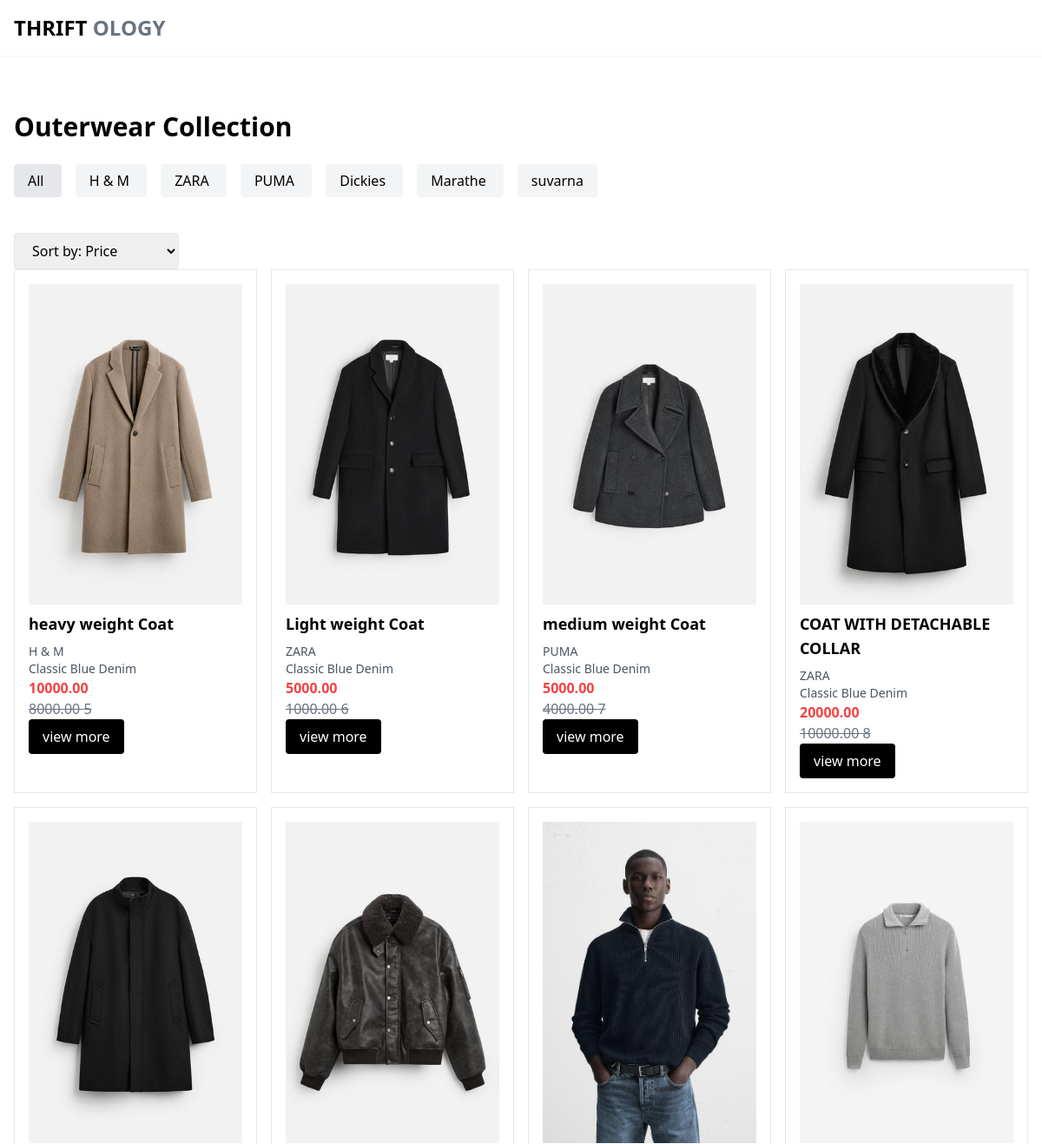
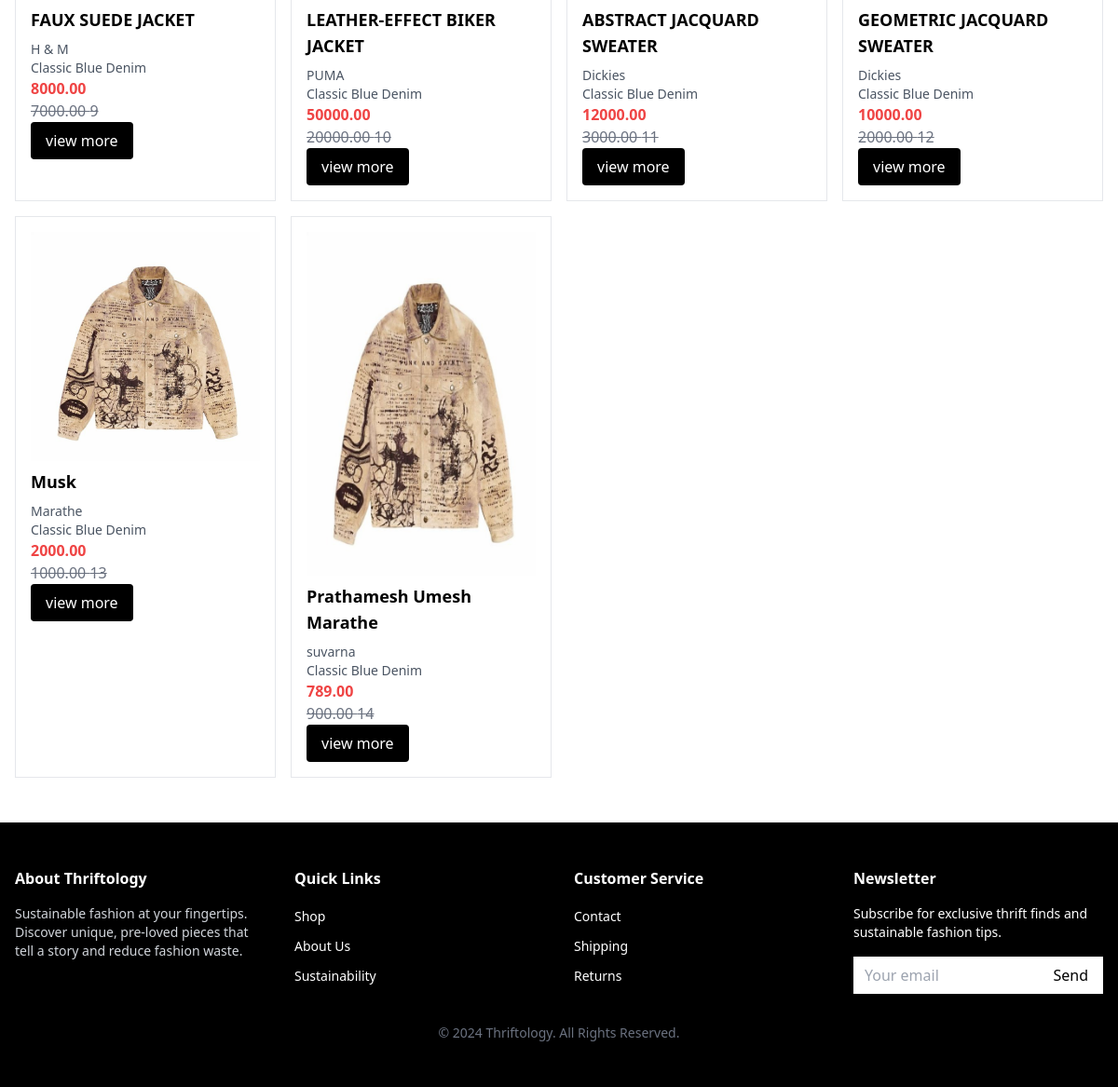
The page /product/Outer-wear-page/ on the database its author committed (2 pictures, top to bottom).
### product/models.py (models this page shows, shortened)
class Product(models.Model):
    brand = models.CharField(max_length=55)
    name = models.CharField(max_length=255)
    description = models.TextField()
    selling_price = models.DecimalField(max_digits=10, decimal_places=2)
    discounted_price = models.DecimalField(max_digits=10, decimal_places=2)
    category = models.CharField(choices=CATEGORY_CHOICE,max_length=2)
    image = models.ImageField(upload_to='products/')
    video = models.FileField(upload_to='products/videos/', blank=True, null=True) # New field for videos

### product/views.py (the view)
# urls.py: path('Outer-wear-page/',OuterWear,name="Outer-wear"),
def OuterWear(request):
    products = Product.objects.filter(category="OW")
    brands = Product.objects.filter(category="OW").values_list('brand', flat=True).distinct()
    brand = request.GET.get('brand')
    if brand and brand != 'All':
        products = products.filter(brand=brand)
    sort_by = request.GET.get('sort_by')
    if sort_by == 'low_to_high':
        products = products.order_by('selling_price')
    elif sort_by == 'high_to_low':
        products = products.order_by('-selling_price')
    context = {
        'products': products,
        'brands': brands,
        'selected_brand': brand,  # To highlight the selected brand in the template
        'selected_sort': sort_by,  # To maintain the selected sort order in the dropdown
    }
    return render(request, "Outerwear.html", context)

### templates/Outerwear.html (shortened to what this page needs)
<!DOCTYPE html>
<html lang="en">
<head>
    <link href="https://cdn.jsdelivr.net/npm/tailwindcss@2.2.19/dist/tailwind.min.css" rel="stylesheet">
    <link rel="stylesheet" href="index.css">
</head>
<body class="bg-white text-black font-sans">
    <div id="app">
        <header class="fixed top-0 left-0 w-full bg-white z-50 shadow-sm">
            <div class="max-w-7xl mx-auto px-4 py-4 flex justify-between items-center">
                <div class="text-2xl font-bold">
                    <span class="text-black">THRIFT</span>
                    <span class="text-gray-500">OLOGY</span>
                </div>
            </div>
        </header>
        <main class="pt-32 max-w-7xl mx-auto px-4">
            <h1 class="text-3xl font-bold mb-8">Outerwear Collection</h1>
                <div class="space-x-4">
                    <a href="?brand=All&sort_by={{ selected_sort }}"
                       class="{% if selected_brand == 'All' or not selected_brand %}bg-gray-200{% else %}bg-gray-100{% endif %} px-4 py-2 rounded">
                        All
                    </a>
                    {% for brand in brands %}
                    <a href="?brand={{ brand }}&sort_by={{ selected_sort }}"
                       class="{% if selected_brand == brand %}bg-gray-200{% else %}bg-gray-100{% endif %} px-4 py-2 rounded">
                        {{ brand }}
                    </a>
                    {% endfor %}
                </div>
                <br>
                <br>
                <div>
                    <select id="sort_by" class="border px-4 py-2 rounded" onchange="applySorting()">
                        <option value="" {% if not selected_sort %}selected{% endif %}>Sort by: Price</option>
                    </select>
                </div>
        <section id="product-grid" class="grid grid-cols-2 md:grid-cols-4 gap-4">
            {% for product in products %}
            <div class="border p-4">
                <div class="video-container">
                    <a href="{% url 'Outer-Wear-Product-Detail' product.id %}">
                        <img src="{{ product.image.url }}" alt="{{ product.description }}">
                    </a>
                </div>
                <h2 class="text-lg font-bold my-2">{{ product.name }}</h2>
                <p class="text-sm text-gray-600">{{ product.brand }}</p>
                <p class="text-sm text-gray-600">Classic Blue Denim</p>
                <p class="text-red-500 font-bold">{{ product.selling_price }}</p>
                <p class="text-gray-500 line-through">{{ product.discounted_price }} {{product.id}}</p>
                <a href="{% url 'Outer-Wear-Product-Detail' product.id %}">
                <button class="bg-black text-white px-4 py-2 rounded hover:bg-gray-800">view more</button>
                </a>
            </div>
            {% endfor %}
        </section>
        </main>
        <footer class="bg-black text-white py-12 mt-12">
            <div class="max-w-7xl mx-auto px-4 grid md:grid-cols-4 gap-8">
                <div>
                    <h4 class="font-bold mb-4">About Thriftology</h4>
                    <p class="text-sm text-gray-300">
                        Sustainable fashion at your fingertips. Discover unique, pre-loved
                        pieces that tell a story and reduce fashion waste.
                    </p>
                </div>
                <div>
                    <h4 class="font-bold mb-4">Quick Links</h4>
                    <ul class="space-y-2">
                        <li><a href="#" class="text-sm hover:text-gray-300">Shop</a></li>
                        <li><a href="#" class="text-sm hover:text-gray-300">About Us</a></li>
                        <li><a href="#" class="text-sm hover:text-gray-300">Sustainability</a></li>
                    </ul>
                </div>
                <div>
                    <h4 class="font-bold mb-4">Customer Service</h4>
                    <ul class="space-y-2">
                        <li><a href="#" class="text-sm hover:text-gray-300">Contact</a></li>
                        <li><a href="#" class="text-sm hover:text-gray-300">Shipping</a></li>
                        <li><a href="#" class="text-sm hover:text-gray-300">Returns</a></li>
                    </ul>
                </div>
                <div>
                    <h4 class="font-bold mb-4">Newsletter</h4>
                    <p class="text-sm mb-4">
                        Subscribe for exclusive thrift finds and sustainable fashion tips.
                    </p>
                    <div class="flex">
                        <input
                            type="email"
                            placeholder="Your email"
                            class="w-full px-3 py-2 text-black"
                        />
                        <button class="bg-white text-black px-4 hover:bg-gray-200">
                            Send
                        </button>
                    </div>
                </div>
            </div>
            <div class="text-center mt-8 text-sm text-gray-500">
                © 2024 Thriftology. All Rights Reserved.
            </div>
        </footer>
    </div>
</body>
</html>

### static/css/index.css (style rules this page uses)
.video-container { position: relative; }
.video-container img { width: 100%; height: auto; }

### rows shown on the page
Product: image (picture), name "heavy weight Coat", brand "H & M", selling_price "10000.00", discounted_price "8000.00", id "5"
Product: image (picture), name "Light weight Coat", brand "ZARA", selling_price "5000.00", discounted_price "1000.00", id "6"
Product: image (picture), name "medium weight Coat", brand "PUMA", selling_price "5000.00", discounted_price "4000.00", id "7"
Product: image (picture), name "COAT WITH DETACHABLE COLLAR", brand "ZARA", selling_price "20000.00", discounted_price "10000.00", id "8"
Product: image (picture), name "FAUX SUEDE JACKET", brand "H & M", selling_price "8000.00", discounted_price "7000.00", id "9"
Product: image (picture), name "LEATHER-EFFECT BIKER JACKET", brand "PUMA", selling_price "50000.00", discounted_price "20000.00", id "10"
Product: image (picture), name "ABSTRACT JACQUARD SWEATER", brand "Dickies", selling_price "12000.00", discounted_price "3000.00", id "11"
Product: image (picture), name "GEOMETRIC JACQUARD SWEATER", brand "Dickies", selling_price "10000.00", discounted_price "2000.00", id "12"
Product: image (picture), name "Musk", brand "Marathe", selling_price "2000.00", discounted_price "1000.00", id "13"
Product: image (picture), name "Prathamesh Umesh Marathe", brand "suvarna", selling_price "789.00", discounted_price "900.00", id "14"

### other values the page prints
{{ brand }} "H & M" "ZARA" "PUMA" "Dickies" "Marathe" "suvarna"
